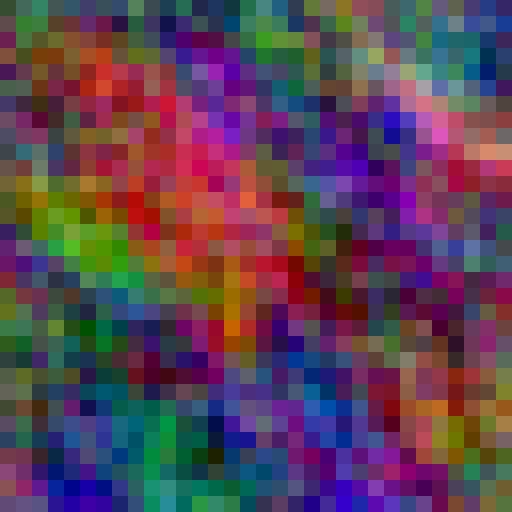

Generate this figure with Python:
import random
from PIL import Image, ImageDraw, ImageFilter, ImageFont

def merge(c1, c2):
    return tuple(round((a + b) / 2) for a, b in zip(c1, c2))

def nudge(c1, amount):
    return tuple(min(255, max(0, a + int((random.random() - 0.5) * 2 * amount))) for a in c1)

START_COLOR = (80, 80, 80)
WIDTH, HEIGHT = 512, 512
SQUARE_WIDTH = 16
NUDGE_AMOUNT = 42

seed_input = input("Enter seed (or leave blank for random): ")
seed = int(seed_input) if seed_input else random.randint(0, 2**32 - 1)
random.seed(seed)

image = Image.new("RGBA", (WIDTH, HEIGHT), (255, 255, 255, 255))
draw = ImageDraw.Draw(image)

squares = []

for i in range(0, WIDTH // SQUARE_WIDTH):
    row = []
    for j in range(0, HEIGHT // SQUARE_WIDTH):
        left_color = nudge(START_COLOR, NUDGE_AMOUNT) if i == 0 else squares[i - 1][j]
        top_color = nudge(START_COLOR, NUDGE_AMOUNT) if j == 0 else row[j - 1]
        new_color = merge(left_color, top_color)
        new_color = nudge(new_color, NUDGE_AMOUNT)
        row.append(new_color)
    squares.append(row)

for i in range(0, WIDTH // SQUARE_WIDTH):
    for j in range(0, HEIGHT // SQUARE_WIDTH):
        color = squares[i][j]
        bounds = [i * SQUARE_WIDTH, j * SQUARE_WIDTH, (i + 1) * SQUARE_WIDTH, (j + 1) * SQUARE_WIDTH]
        draw.rectangle(bounds, fill=color)

image.save("pfp.png")
print("Image saved as pfp.png. Seed used:", seed)
